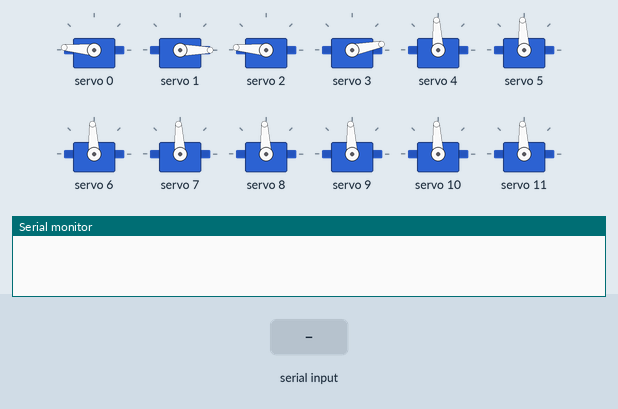
A sketch run on a simulated Arduino Uno, built with avr-gcc and run on an emulated ATmega328P. Shown: 12 × servo, the last lines printed to the serial monitor. The inputs (shaded band) are chosen by the test bench.

Above: at 1.2 s.
1.3 s: "1" received over Serial
At 2.2 s:
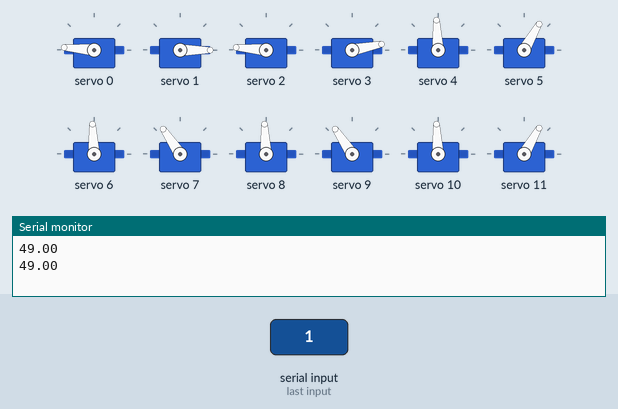
7.3 s: "0" received over Serial
At 8.2 s:
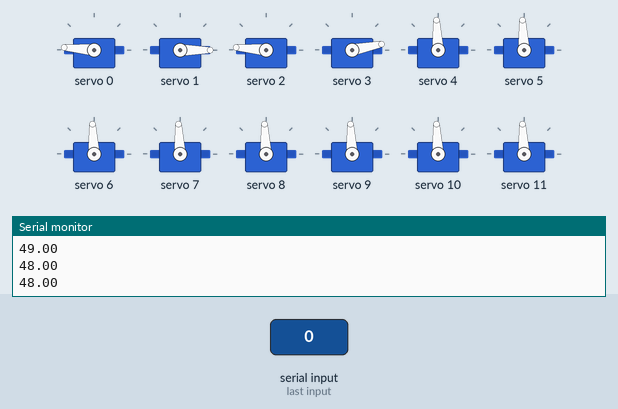
8.8 s: "1" received over Serial
At 9.9 s:
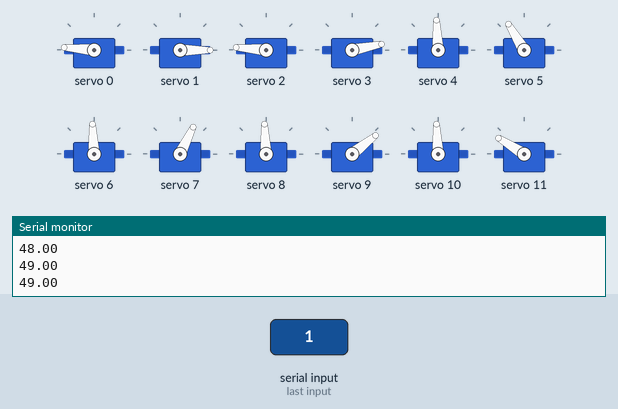
Timing chart, 0 to 70.3 s (numbered marks = the images above; inputs shaded):
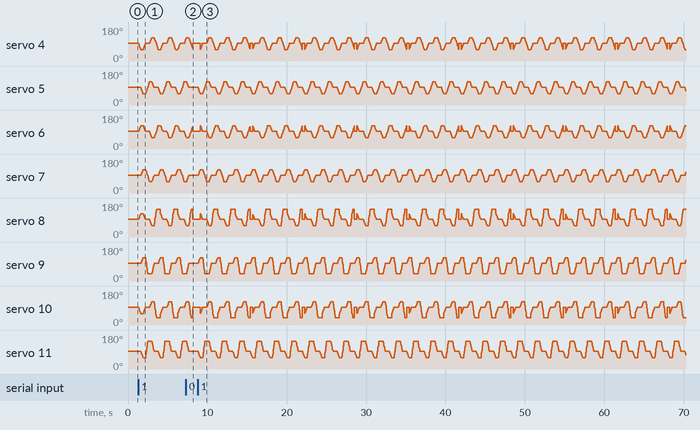

Measured:
- after the input at 7.3 s, servo 5, servo 7: goes on until 7.6 s, then stays 93°

The sketch:

Blootooth_Controled.ino
```cpp
#include <Wire.h>
#include <Adafruit_PWMServoDriver.h>

Adafruit_PWMServoDriver pwm = Adafruit_PWMServoDriver();

#define MIN_PULSE_WIDTH 650
#define MAX_PULSE_WIDTH 2350
#define DEFAULT_PULSE_WIDTH 1500
#define FREQUENCY 50
#define DURATION 4

uint8_t servonum = 0;
bool ok = 0;
bool flag = 0;
double state;
int c = 2;

void setup()
{
  Serial.begin(9600);
  pwm.begin();
  pwm.setPWMFreq(FREQUENCY);
  pwm.setPWM(0, 0, pulseWidth(180));
  pwm.setPWM(1, 0, (int(float(500) / 1000000 * FREQUENCY * 4096)));
  pwm.setPWM(2, 0, pulseWidth(180));
  pwm.setPWM(3, 0, (int(float(660) / 1000000 * FREQUENCY * 4096)));

  for (int i = 4; i <= 11; i += 1)
    pwm.setPWM(i, 0, pulseWidth(90));
}
// Aseaza toate membrele intr-o pozitie initiala
void prep()
{
  if (flag == 0)
  {
    pwm.setPWM(0, 0, pulseWidth(180));
    pwm.setPWM(1, 0, (int(float(500) / 1000000 * FREQUENCY * 4096)));
    pwm.setPWM(2, 0, pulseWidth(180));
    pwm.setPWM(3, 0, (int(float(660) / 1000000 * FREQUENCY * 4096)));

    for (int i = 4; i <= 11; i += 1)
      pwm.setPWM(i, 0, pulseWidth(90));
  }
}
//
int pulseWidth(int angle)
{
  int pulse_wide, analog_value;
  pulse_wide = map(angle, 0, 180, MIN_PULSE_WIDTH, MAX_PULSE_WIDTH);
  analog_value = int(float(pulse_wide) / 1000000 * FREQUENCY * 4096);
  return analog_value;
}
void gradeChange(int numServo, int grade)
{
  pwm.setPWM(numServo, 0, pulseWidth(grade));
  pwm.setPWM(numServo + 4, 0, pulseWidth(180 - grade));
  pwm.setPWM(numServo + 6, 0, pulseWidth(grade));
  pwm.setPWM(numServo + 2, 0, pulseWidth(180 - grade));
}
void moveTwoLegs(int numServo, int fromPos, int toPos, bool ok = 0)
{
  int duration = DURATION ;
  int gradeMove = 1;
  unsigned long period = millis();
  if (fromPos < toPos)
  {
    for (int grade = fromPos ; grade <= toPos ;)
      if (millis() - period > duration)
      {
        gradeChange(numServo, grade);
        period = millis();
        grade += gradeMove;

      }
  }
  else
  {
    for (int grade = fromPos ; grade >= toPos ;)
      if (millis() - period > duration)
      {
        gradeChange(numServo, grade);
        period = millis();
        grade -= gradeMove;
      }
  }
}
void gradeCChange1(int numServo, int grade)
{
  pwm.setPWM(numServo, 0, pulseWidth(grade));
  //pwm.setPWM(numServo+4, 0, pulseWidth(180-grade));

  //pwm.setPWM(numServo+6, 0, pulseWidth(grade));
  pwm.setPWM(numServo + 2, 0, pulseWidth(180 - grade));
}
void gradeCChange2(int numServo, int grade)
{
  //pwm.setPWM(numServo, 0, pulseWidth(grade));
  pwm.setPWM(numServo + 4, 0, pulseWidth(180 - grade));

  pwm.setPWM(numServo + 6, 0, pulseWidth(grade));
  //pwm.setPWM(numServo+2, 0, pulseWidth(180-grade));
}
void moveCTwoLegs(int numServo, int fromPos, int toPos, bool ok = 0)
{
  int duration = DURATION ;
  int gradeMove = 1;
  unsigned long period = millis();
  if (fromPos < toPos)
  {
    for (int grade = fromPos ; grade <= toPos ;)
      if (millis() - period > duration)
      {
        gradeCChange1(numServo, grade);
        if (ok == 0)
          gradeCChange2(numServo, map(grade, fromPos, toPos, fromPos, 150));
        period = millis();
        grade += gradeMove;

      }
  }
  else
  {
    for (int grade = fromPos ; grade >= toPos ;)
      if (millis() - period > duration)
      {
        gradeCChange1(numServo, grade);
        if (ok == 0)
          gradeCChange2(numServo, map(grade, fromPos, toPos, fromPos, 30));
        period = millis();
        grade -= gradeMove;
      }
  }
}
void moveCCTwoLegs(int numServo, int fromPos, int toPos, bool ok = 0)
{
  int duration = DURATION ;
  int gradeMove = 1;
  unsigned long period = millis();
  if (fromPos < toPos)
  {
    for (int grade = fromPos ; grade <= toPos ;)
      if (millis() - period > duration)
      {
        gradeCChange1(numServo, grade);
        if (ok == 0)
          gradeCChange2(numServo, map(grade, fromPos, toPos, 30, toPos));
        period = millis();
        grade += gradeMove;

      }
  }
  else
  {
    for (int grade = fromPos ; grade >= toPos ;)
      if (millis() - period > duration)
      {
        gradeCChange1(numServo, grade);
        if (ok == 0)
          gradeCChange2(numServo, map(grade, fromPos, toPos, 150, toPos));
        period = millis();
        grade -= gradeMove;
      }
  }
}
int fla = 0;
int stare;
void loop() {
  if (Serial.available() > 0) {
    state = Serial.read();
    Serial.flush();
    Serial.println(state);
    fla = 0;
    if ( state == '1' || state == '0')
    {
      stare = state;
      Serial.println(state);
    }

    if (stare == '0')
    {
      prep();
      flag = 1;
    }

  }

  if (stare == '1')
  {

    for (int i = 0; i <= 2; i++)
    {
      flag = 0;
      if (ok == 0)
      {
        //1
        moveTwoLegs(4, 90, 55);
        ok = 1;
      }
      //2
      moveTwoLegs(5, 90, 55);
      //3
      moveTwoLegs(4, 55, 90);
      //4
      moveCTwoLegs(5, 55, 90);
      //5
      moveCTwoLegs(5, 90, 125, 1);
      //6
      moveTwoLegs(4, 90, 125);
      //7
      moveCCTwoLegs(5, 125, 90);
      //8
      moveCTwoLegs(4, 125, 90);
      //9
      moveCTwoLegs(4, 90, 55, 1);
    }
    prep();
  }
  else if (stare == '0')
  {
    prep();
    flag = 1;
    c = 2;
  }

}
```
